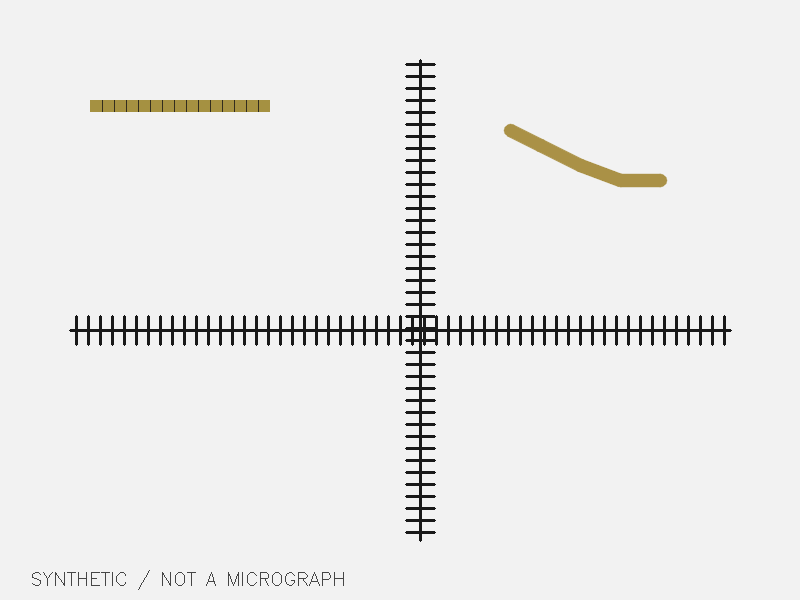
#> input picture examples/synthetic-input/synthetic_ruler_and_rods.png, 800 x 600 px
$ python -i calibration.py   (imports and definitions only)
#> lines starting #> are read from the running program, lines starting #| are printed output that depends on the picture; after the words box and inside, x2 and y2 are one past the last pixel; in counts of white or black regions, pixels touching at a corner belong together
"""Ruler detection with reviewable profiles; never assume 600 um is visible."""
from dataclasses import asdict, dataclass, field
import math

import cv2
import numpy as np
from scipy.ndimage import gaussian_filter1d, map_coordinates
from scipy.signal import find_peaks


@dataclass
class Calibration:
    method: str
    um_per_px: float | None = None
    quality: str = "не определена"
    reasons: list[str] = field(default_factory=list)
    axes: list[dict] = field(default_factory=list)
    tick_um: float = 3.0
    ruler_length_um: float = 600.0

    def to_dict(self):
        return asdict(self)


def positive(value, name):
    if not math.isfinite(value) or value <= 0:
        raise ValueError(f"{name} must be positive and finite")
    return float(value)


def manual_scale(value):
    return Calibration("manual", positive(value, "um_per_px"), "средняя",
                       ["manual_scale_not_independently_verified"])


def point_scale(points, distance_um):
    p = np.asarray(points, dtype=float).reshape(2, 2)
    if not np.isfinite(p).all():
        raise ValueError("Reference coordinates must be finite")
    pixel_distance = positive(float(np.linalg.norm(p[1] - p[0])), "pixel distance")
    return Calibration("reference_points", positive(distance_um, "distance_um") / pixel_distance,
                       "средняя", ["reference_transfer_requires_same_pixel_sampling"])


def ruler_axes(rgb):
    """Find distinct long dark line candidates, including rotated rulers."""
    gray = cv2.cvtColor(rgb, cv2.COLOR_RGB2GRAY)
    edges = cv2.Canny(gray, 40, 100)
    short = min(gray.shape)
    lines = cv2.HoughLinesP(edges, 1, np.pi / 720, threshold=max(30, short // 10),
                            minLineLength=short * .35, maxLineGap=short * .025)
    if lines is None:
        return []
    ordered = sorted(lines[:, 0], key=lambda q: -np.hypot(q[2]-q[0], q[3]-q[1]))
    distinct = []
    for q in ordered:
        p0, p1 = np.asarray(q[:2], float), np.asarray(q[2:], float)
        direction = (p1 - p0) / np.linalg.norm(p1 - p0)
        if direction[0] < 0 or (abs(direction[0]) < .01 and direction[1] < 0):
            p0, p1 = p1, p0
            direction = -direction
        duplicate = False
        for a, b in distinct:
            d = (b-a) / np.linalg.norm(b-a)
            offset=p0-a
            cross=d[0]*offset[1]-d[1]*offset[0]
            if abs(np.dot(d, direction)) > .995 and abs(cross) < 12:
                duplicate = True
                break
        if not duplicate:
            distinct.append((p0, p1))
        if len(distinct) >= 16:
            break
    return distinct


def ruler_analysis(rgb):
    gray=cv2.cvtColor(rgb,cv2.COLOR_RGB2GRAY).astype(np.float32)/255
    saturation=cv2.cvtColor(rgb,cv2.COLOR_RGB2HSV)[...,1].astype(np.float32)/255
    return {"gray":gray,"ink":(1-gray)*((gray<.55)&(saturation<.35))}


def analyse_axis_discrete(rgb, p0, p1, analysis=None):
    """Sample outside the continuous axis, where transverse ticks recur."""
    analysis = ruler_analysis(rgb) if analysis is None else analysis
    gray = analysis["gray"]
    length = float(np.linalg.norm(p1-p0))
    direction = (p1-p0) / length
    normal = np.array([-direction[1], direction[0]])
    t = np.linspace(0, length, int(length)+1)
    offsets = np.concatenate((np.arange(-24, -4), np.arange(5, 25)))
    xy = p0[:, None, None] + direction[:, None, None]*t[None, None, :] + normal[:, None, None]*offsets[None, :, None]
    # Ruler ink should be dark and approximately achromatic. Pigmented cell
    # septa must not become a ruler merely because they repeat regularly.
    ink=analysis["ink"]
    samples = map_coordinates(ink, [xy[1], xy[0]], order=1, mode="constant", cval=0)
    profile = gaussian_filter1d(np.mean(samples, axis=0), .7)
    baseline = gaussian_filter1d(profile, 15)
    signal = profile - baseline
    prominence = max(.025, float(np.std(signal))*.7)
    peaks, _ = find_peaks(signal, prominence=prominence, distance=3)
    # Require corresponding marks on BOTH sides of the continuous axis. This
    # deliberately fails on one-sided rulers rather than confusing a rod edge
    # and its cellular texture with a microscope scale.
    profiles=[gaussian_filter1d(np.mean(side,axis=0),.7) for side in np.split(samples,2)]
    side_peaks=[]
    for side in profiles:
        side_signal=side-gaussian_filter1d(side,15)
        found,_=find_peaks(side_signal,prominence=max(.025,np.std(side_signal)*.7),distance=3)
        side_peaks.append(found)
    peaks=np.array([peak for peak in peaks if all(len(side) and np.min(abs(side-peak))<=2 for side in side_peaks)],dtype=int)
    if len(peaks) < 9:
        return None
    positions = t[peaks]
    gaps = np.diff(positions)
    spacing = float(np.median(gaps))
    if spacing < 4:
        return None
    # Missing ticks are allowed at integer multiples; fundamental spacing must
    # still occur in most intervals. No arbitrary division by two/three.
    multiples = np.clip(np.round(gaps/spacing), 1, 5)
    residual = np.abs(gaps / spacing - multiples)
    consistent = float(np.mean(residual < .15))
    fundamental = float(np.mean(np.abs(gaps/spacing - 1) < .15))
    if consistent < .8 or fundamental < .6:
        return None
    refined = float(np.median(gaps[residual < .15] / multiples[residual < .15]))
    return {"p0_xy": p0.tolist(), "p1_xy": p1.tolist(), "spacing_px": refined,
            "tick_positions_px": positions.tolist(), "regular_fraction": consistent,
            "fundamental_fraction": fundamental, "profile": profile.tolist()}


def analyse_axis(rgb,p0,p1,analysis=None):
    """Resolve blurred fine ticks; require individual tick-spacing support.

    A Fourier harmonic of coarse marks is NOT accepted on spectral power alone.
    The supporting peak gaps must predominantly equal the proposed interval.
    """
    analysis = ruler_analysis(rgb) if analysis is None else analysis
    gray=analysis["gray"]
    length=float(np.linalg.norm(p1-p0))
    direction=(p1-p0)/length
    normal=np.array([-direction[1],direction[0]])
    step=.25
    t=np.arange(0,length,step)
    offsets=np.r_[np.arange(-8,-1,.5),np.arange(2,8.5,.5)]
    xy=p0[:,None,None]+direction[:,None,None]*t[None,None,:]+normal[:,None,None]*offsets[None,:,None]
    samples=map_coordinates(1-gray,[xy[1],xy[0]],order=1,mode="constant",cval=0)
    profile=np.mean(samples,axis=0)
    signal=gaussian_filter1d(profile,1)-gaussian_filter1d(profile,3/step)
    sides=[np.mean(samples[offsets<0],axis=0),np.mean(samples[offsets>0],axis=0)]
    side_signals=[gaussian_filter1d(p,1)-gaussian_filter1d(p,3/step) for p in sides]
    amplitudes=[float(np.std(p)) for p in side_signals]
    if min(amplitudes)<.001 or min(amplitudes)/max(amplitudes)<.18:
        return analyse_axis_discrete(rgb,p0,p1,analysis)
    peak_signal=gaussian_filter1d(profile,1)-gaussian_filter1d(profile,15/step)
    positions_idx,_=find_peaks(peak_signal,prominence=max(.002,float(np.std(signal))*.25),distance=2.5/step)
    positions=t[positions_idx]
    if len(positions)<12:
        return analyse_axis_discrete(rgb,p0,p1,analysis)
    frequency=np.fft.rfftfreq(len(signal),step)
    power=abs(np.fft.rfft(signal*np.hanning(len(signal))))**2
    valid=(frequency>1/25)&(frequency<1/2.5)
    spectral_peaks,_=find_peaks(power)
    strongest=sorted([i for i in spectral_peaks if valid[i]],key=lambda i:-power[i])[:15]
    gaps=np.diff(positions)
    for peak in strongest:
        spacing=float(1/frequency[peak])
        strength=float(power[peak]/(np.median(power[valid])+1e-9))
        matched=abs(gaps/spacing-1)<.2
        regular=float(np.mean(matched))
        coverage=float(regular*len(positions)*spacing/length)
        if strength<15 or regular<.58 or coverage<.4:
            continue
        # The spectral estimate is subpixel, while peak gaps are sampled at 0.25 px.
        return {"p0_xy":p0.tolist(),"p1_xy":p1.tolist(),"spacing_px":spacing,
                "tick_positions_px":positions.tolist(),"regular_fraction":regular,
                "fundamental_fraction":regular,"profile":profile.tolist(),
                "spacing_method":"spectrum_with_individual_tick_support",
                "spectral_strength":strength,"tick_coverage":coverage}
    return analyse_axis_discrete(rgb,p0,p1,analysis)


def auto_scale(rgb, tick_um=3., ruler_length_um=600.):
    positive(tick_um, "tick_um")
    positive(ruler_length_um, "ruler_length_um")
    valid = []
    analysis=ruler_analysis(rgb)
    for p0, p1 in ruler_axes(rgb):
        axis = analyse_axis(rgb, p0, p1,analysis)
        if axis:
            valid.append(axis)
    # Candidate axis detection alone is not evidence of a ruler.
    result = Calibration("auto", tick_um=tick_um, ruler_length_um=ruler_length_um)
    if not valid:
        result.reasons = ["no_regular_ruler_ticks"]
        return result
    # Prefer many supported fine intervals over a very short accidental match.
    valid.sort(key=lambda a: -(a["fundamental_fraction"] * len(a["tick_positions_px"])))
    primary = valid[0]
    # Repeated spacing along nonparallel axes is the additional validation.
    d0 = np.subtract(primary["p1_xy"], primary["p0_xy"])
    others = [a for a in valid[1:] if abs(np.dot(d0/np.linalg.norm(d0),
              np.subtract(a["p1_xy"], a["p0_xy"])/np.linalg.norm(np.subtract(a["p1_xy"], a["p0_xy"])))) < .9]
    result.axes = [primary] + others[:1]
    if others:
        relative_error = abs(others[0]["spacing_px"]/primary["spacing_px"] - 1)
        if relative_error > .08:
            result.reasons = ["ruler_axes_disagree", "possible_anisotropic_resize_or_wrong_axis"]
            return result
    result.um_per_px = tick_um / float(np.mean([a["spacing_px"] for a in result.axes]))
    result.quality = "средняя" if others else "низкая"
    result.reasons = ["experimental_ruler_detection_requires_review", "full_600_um_endpoints_not_verified"]
    if not others:
        result.reasons.append("only_one_ruler_axis")
    return result


def ruler_mask(shape, calibration):
    """Mask detected axes/ticks for flags and exclusion of width/septum samples.

    Do NOT erase this mask from object segmentation: overlaps are real missing data.
    """
    mask = np.zeros(shape[:2], dtype=np.uint8)
    for axis in calibration.axes:
        p0, p1 = np.asarray(axis["p0_xy"]), np.asarray(axis["p1_xy"])
        direction = (p1-p0)/np.linalg.norm(p1-p0)
        normal = np.array([-direction[1], direction[0]])
        cv2.line(mask, tuple(np.round(p0).astype(int)), tuple(np.round(p1).astype(int)), 1, 10)
        for t in axis["tick_positions_px"]:
            center = p0 + direction*t
            a, b = center - normal*25, center + normal*25
            cv2.line(mask, tuple(np.round(a).astype(int)), tuple(np.round(b).astype(int)), 1, 5)
    return mask.astype(bool)

>>> import cv2
>>> picture = cv2.cvtColor(cv2.imread('../../examples/synthetic-input/synthetic_ruler_and_rods.png'), cv2.COLOR_BGR2RGB)
>>> result = auto_scale(picture)
#> in ruler_analysis, `saturation=cv2.cvtColor(rgb,cv2.COLOR_RGB2HSV)[...,1].astype(np.float3..`:
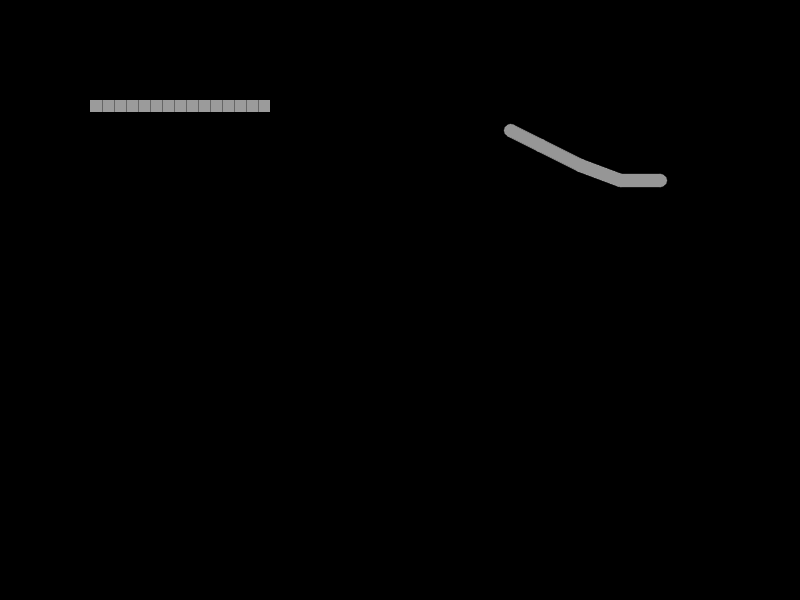
#> saturation: shape (600, 800) float32; min 0, max 0.608, mean 0.00544
#> in auto_scale, `analysis=ruler_analysis(rgb)`: analysis = 2 items
#> in ruler_axes, `edges = cv2.Canny(gray, 40, 100)`:
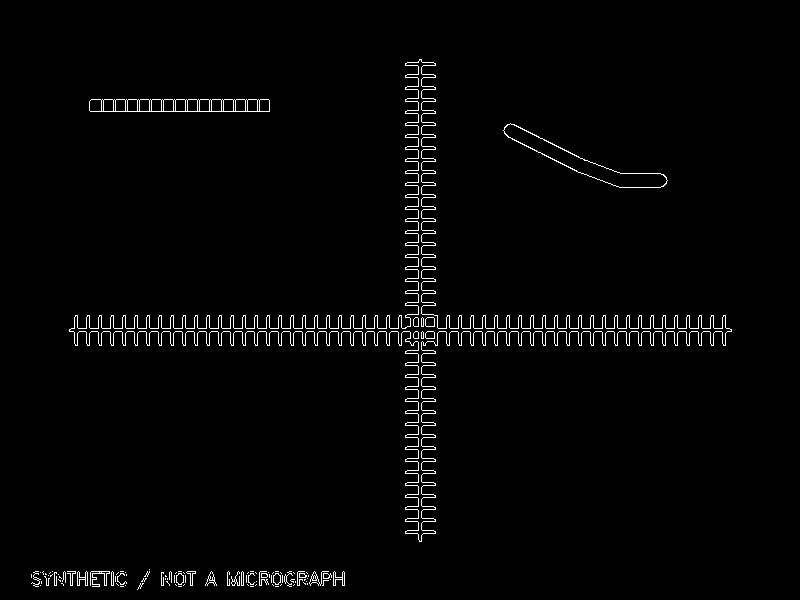
#> edges: shape (600, 800); 1.9% white in thin lines or dots, all inside (x1, y1, x2, y2) = (31, 59, 732, 590)
#> in ruler_axes, `short = min(gray.shape)`: short = 600
#> in ruler_axes, `ordered = sorted(lines[:, 0], key=lambda q: -np.hypot(q[2]-q[0], q[3]-..`: ordered = 44 items
#> the loop in auto_scale, `for p0, p1 in ruler_axes(rgb):` made 6 passes
#> (p0, p1, amplitudes in analyse_axis) on passes 2, 4: ([75, 345], [725, 345], [0.269, 0.0247]), ([405, 63], [405, 533], [0.268, 0.0284])
#> (p0, p1, amplitudes in analyse_axis) on passes 5 to 6: ([74, 318], [405, 316], [0.0376, 0.272]), ([435, 63], [435, 315], [0.000702, 0.271])
#> pass 2, in analyse_axis_discrete, `ink=analysis["ink"]`:
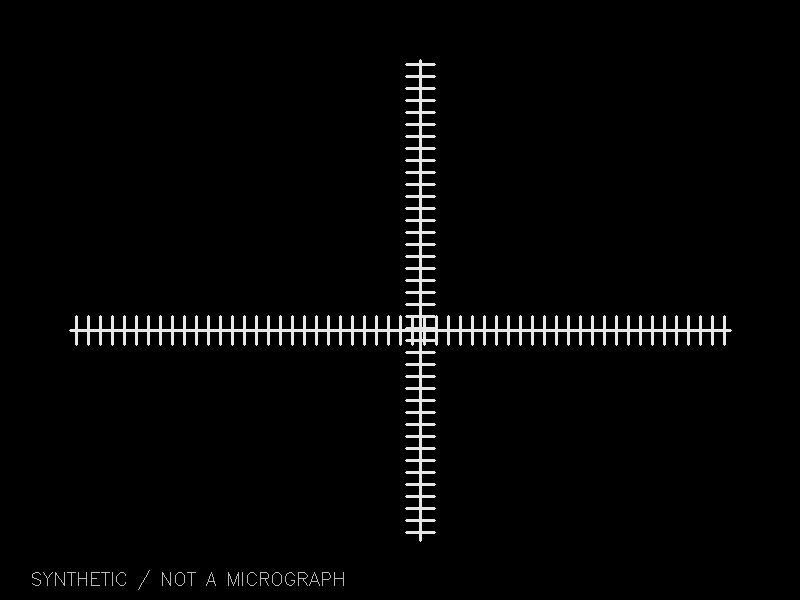
#> ink: shape (600, 800) float32; min 0, max 0.902, mean 0.0217
#> pass 2, in analyse_axis_discrete, `samples = map_coordinates(ink, [xy[1], xy[0]], order=1, mode="constant..`:
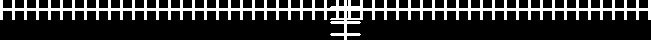
#> samples: shape (40, 651) float32; values 0 (black) and 0.902 (white), 19.6% white; 1 white region, box (x1, y1, x2, y2) and area: (0, 0, 651, 40) 5111
#> after the loop in auto_scale, `for p0, p1 in ruler_axes(rgb):`: valid = 2 items
#> in auto_scale, `primary = valid[0]`: primary = 10 items
#> in auto_scale, `d0 = np.subtract(primary["p1_xy"], primary["p0_xy"])`: d0 = [662, 0]
#> in auto_scale, `others = [a for a in valid[1:] if abs(np.dot(d0/np.linalg.norm(d0), np..`: others = 1 item
#> in auto_scale, `result.axes = [primary] + others[:1]`: result.axes = 2 items
#> in auto_scale, `relative_error = abs(others[0]["spacing_px"]/primary["spacing_px"] - 1)`: relative_error = 0.00113
#> in auto_scale, `result.um_per_px = tick_um / float(np.mean([a["spacing_px"] for a in r..`: result.um_per_px = 0.249
#> in auto_scale, `result.quality = "средняя" if others else "низкая"`: result.quality = 'средняя'
